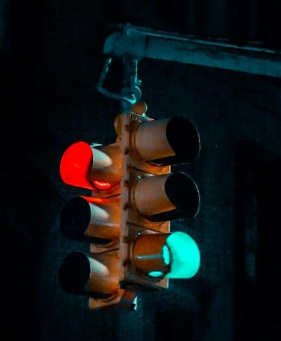
#> input picture midterm/Code/pictures/Q4image.png, 281 x 341 px
$ python question4.py
#> lines starting #> are read from the running program, lines starting #| are printed output that depends on the picture; after the words box and inside, x2 and y2 are one past the last pixel; in counts of white or black regions, pixels touching at a corner belong together
import cv2 as cv
import numpy as np

img = cv.imread('./pictures/Q4image.png')
#> img is the input picture: shape (341, 281, 3); mean B, G, R 21.2, 20, 17.1

# Calculate distance between vectors in matrix and a given vector
def cal_distance(frame, mean):
    return np.sqrt(np.sum((frame-mean)**2, axis=-1))

def kmeans(frame, iteration=1):
#> called with iteration = 50
    h, w = frame.shape[:2]
#> h = 341; w = 281

    # Set init means to blue, green, red, black
    means = [[255, 0, 0], [0, 255, 0], [0, 0, 255], [0, 0, 0]]
    k = len(means)

    count = 0
    while count < iteration:
        dists_list = []
        for mean in means:
            dist = cal_distance(frame, mean)
            dists_list.append(dist.reshape((h, w, 1)))

        # Stack every dists with means
        dists = np.concatenate(dists_list, axis=-1)
        # Find the smallest dists
        classes = np.argmin(dists, axis=-1)

        means = []
        for i in range(0, k):
            # Get all pixels that are class i
            class_i = frame[np.where(classes == i)]
            if len(class_i) == 0:
                break
            means.append(np.sum(class_i, axis=0) / len(class_i))

        count += 1
#> this loop made 50 passes
#> pass 1, in kmeans, `dists = np.concatenate(dists_list, axis=-1)`:
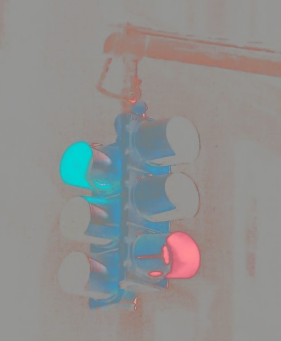
#> dists: shape (341, 281, 4) float64; mean of channels 0, 1, 2, 3 243, 244.5, 244.5, 40; drawn with min black and max white
#> pass 1, in kmeans, `classes = np.argmin(dists, axis=-1)`:
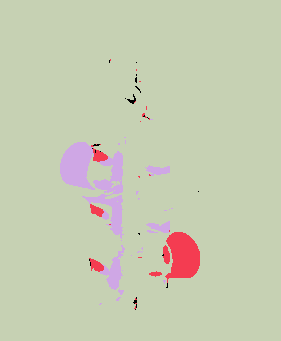
#> classes: shape (341, 281) int64; 4 distinct labels, from 0 to 3; one colour per label, 0 black
#> pass 2, in kmeans, `dists = np.concatenate(dists_list, axis=-1)`:
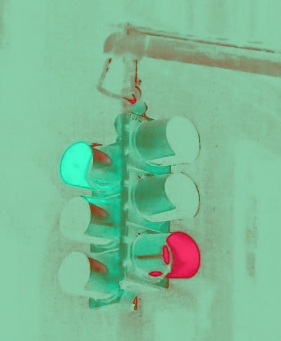
#> dists: shape (341, 281, 4) float64; mean of channels 0, 1, 2, 3 215.2, 267.2, 179.2, 37.6; drawn with min black and max white
#> after the loop:
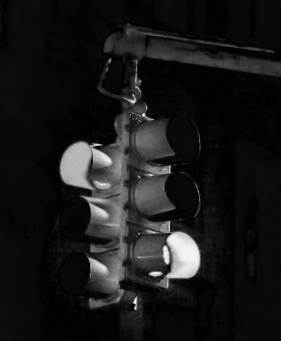
#> dist: shape (341, 281) float64; min 0.582, max 349.2, mean 34.7; drawn with min black and max white
#> after the loop:
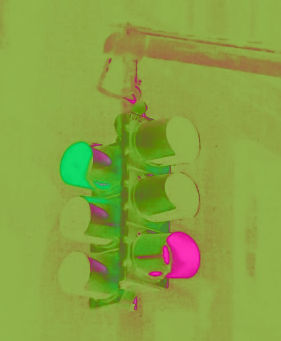
#> dists: shape (341, 281, 4) float64; mean B, G, R, A 108.4, 262.1, 221.5, 34.7; drawn with min black and max white
#> after the loop, count = 50

    return np.uint(means), classes

# Run 50 iterations
means, classes = kmeans(img, 50)
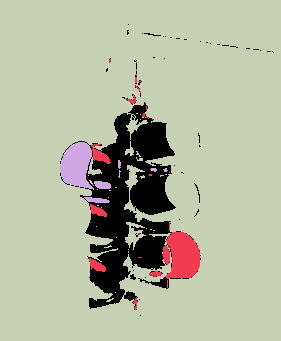
#> classes: shape (341, 281) int64; 4 distinct labels, from 0 to 3; one colour per label, 0 black
#> means = [[38, 61, 98], [193, 209, 43], [7, 14, 232], [15, 10, 2]]
k = len(means)
#> k = 4

kmeans_img = img.copy()

for i in range(0, k):
    kmeans_img[np.where(classes == i)] = means[i]
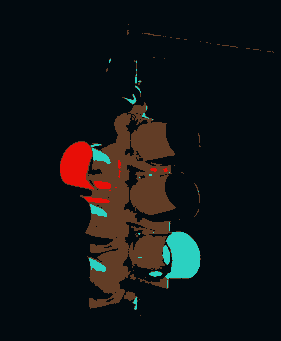
#> kmeans_img: shape (341, 281, 3); mean B, G, R 21, 19.7, 16.6

cv.imshow('Original', img)
cv.imshow('Kmeans', kmeans_img)
cv.imwrite('./pictures/Q4_kmeans.jpg', kmeans_img)

cv.waitKey(0)

$ run again, with midterm/Code/pictures/Q1image.png copied over midterm/Code/pictures/Q4image.png
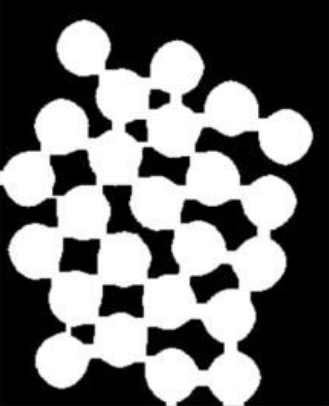
#> input picture midterm/Code/pictures/Q1image.png, 329 x 406 px
#> img is the input picture: shape (406, 329, 3); min 0, max 255, mean 111.7
#> the loop in kmeans, `while count < iteration:` made 50 passes
#> pass 1, in kmeans, `classes = np.argmin(dists, axis=-1)`:
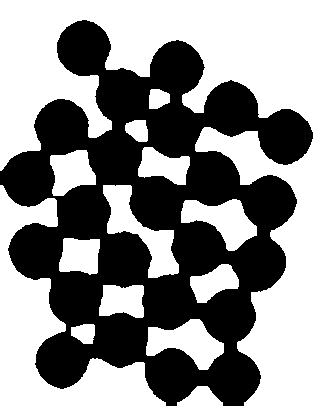
#> classes: shape (406, 329) int64; values 0 (black) and 3 (white), 56.1% white; 1 black region, box (x1, y1, x2, y2) and area: (0, 20, 313, 406) 58626
#> after the loop in kmeans, `while count < iteration:`:
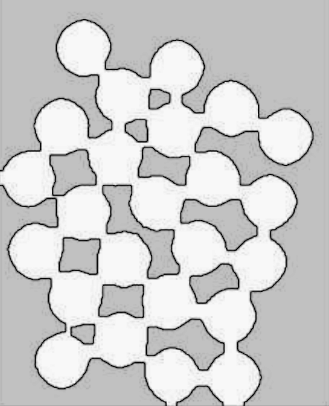
#> dist: shape (406, 329) float64; min 0.469, max 248.2, mean 205.7
#> after the loop in kmeans, `while count < iteration:`: count = 50
#> means = [[111, 111, 111]]
#> k = 1
